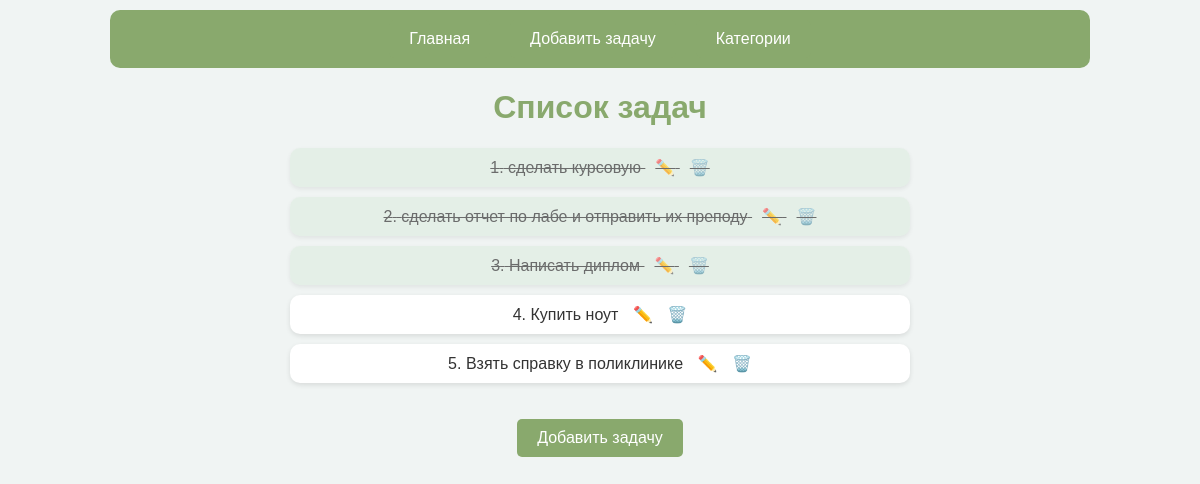
The app's page /, older data.
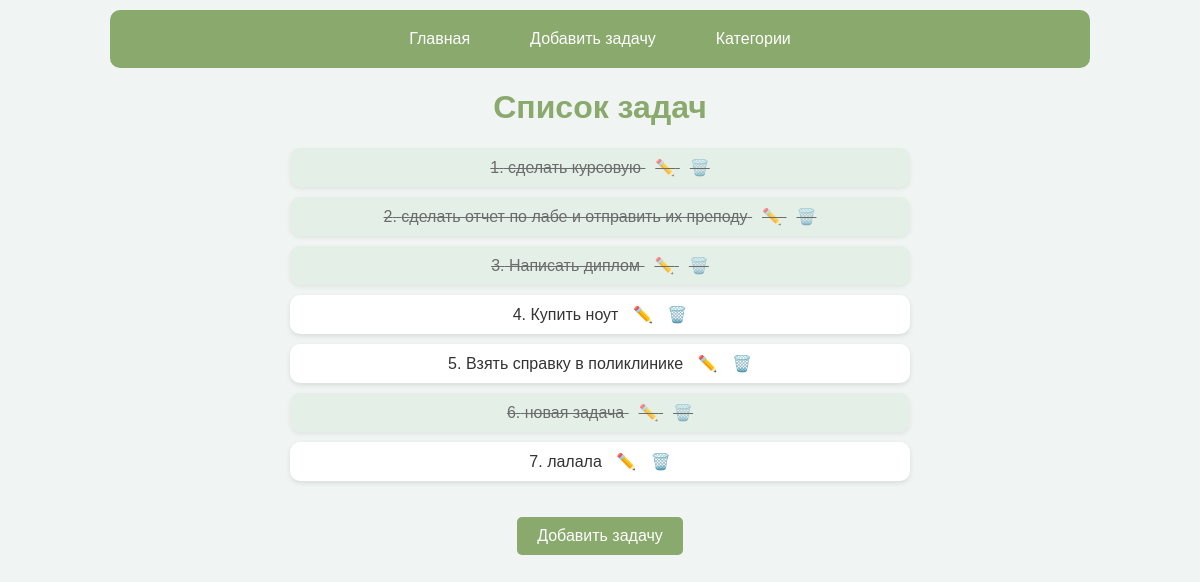
The same page, newer data.
### tasks/models.py (models this page shows, shortened)
class Task(models.Model):
    title = models.CharField(max_length=200)
    description = models.TextField(blank=True, max_length=300)
    completed = models.BooleanField(default=False)
    category = models.ForeignKey(Category, on_delete=models.CASCADE, null=True, blank=True)
    priority = models.ForeignKey(Priority, on_delete=models.SET_NULL, null=True, blank=True)

### tasks/views.py (the view)
# urls.py: path('', views.task_list, name='task_list'),
def task_list(request):
    tasks = Task.objects.all()
    return render(request, 'tasks/task_list.html', {'tasks': tasks})

### tasks/templates/tasks/task_list.html (shortened to what this page needs)
{% extends "base.html" %}
{% block content %}
<div class="task-container">
    <h1>Список задач</h1>
    <ul>
        {% for task in tasks %}
        <li class="task {% if task.completed %}done{% endif %}">
            <span class="task-number">{{ forloop.counter }}.</span>
            <span class="task-title">{{ task.title }}</span>
            <a href="{% url 'task_update' task.id %}" class="edit-btn">✏️</a>
            <a href="{% url 'task_delete' task.id %}" class="delete-btn">🗑️</a>
        </li>
        {% empty %}
        <li>Нет задач</li>
        {% endfor %}
    </ul>
    <a href="{% url 'task_create' %}" class="add-btn">Добавить задачу</a>
</div>
{% endblock %}

Row changes from the older to the newer data that the page shows:
added Task: title "новая задача"
added Task: title "лалала", completed False (drawn)
